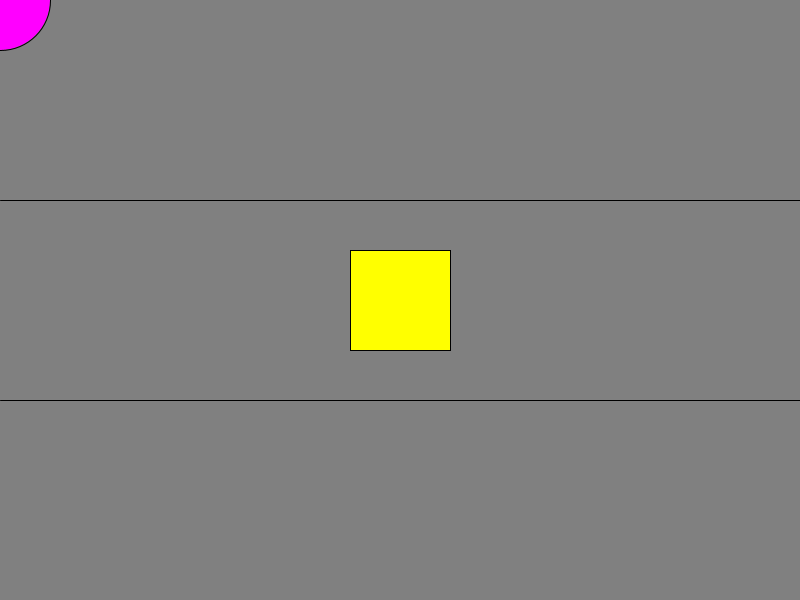
Frame 1 (no input)
Frame 60 (the mouse pressed at the canvas centre just before this capture): identical to frame 1, image omitted
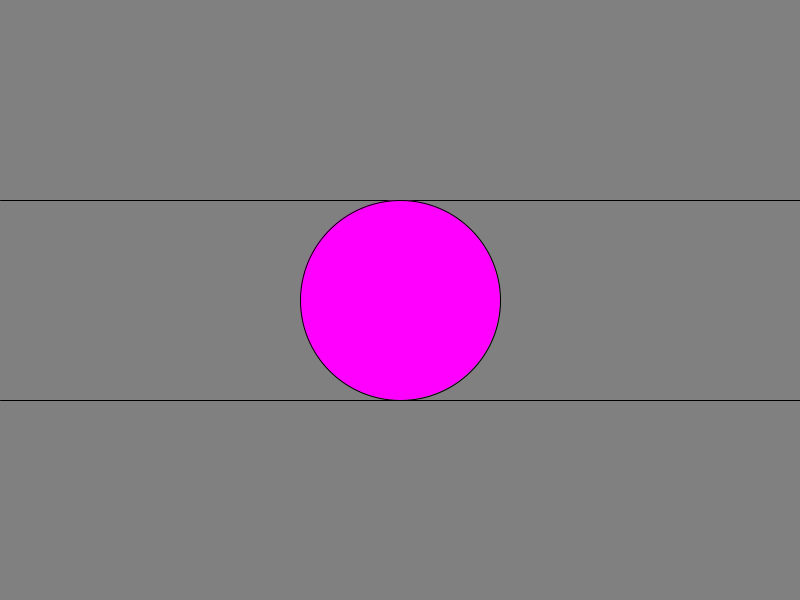
Frame 120 (the mouse held since frame 60 and released just before this capture)

The Processing sketch that drew these frames (run headless with seeded random() and noise(); from frame 60 on, the mouse is pressed at the canvas centre):

// Processing sketch: circle
// ── circle.pde
int rx;
int ry;

void setup() {
  size(800, 600);
  rx=width/2;
  ry=height/2;
}

void draw() {
  background(128);
  line(0,200,800,200);
  line(0,400,800,400);
  fill(255, 255, 0);
  rectMode(CENTER);
  rect(rx, ry, 100, 100);
  fill(255, 0, 255);
  if (mouseY<=200) {
    ellipse(mouseX, mouseY, 100, 100);
  } else if (mouseY>200 && mouseY<=400) {
    ellipse(mouseX, mouseY, 200, 200);
  } else {
    ellipse(mouseX, mouseY, 300, 300);
  }
}

void keyPressed(){
  if(keyCode==UP){
    ry-=10;
  }
  if(keyCode==DOWN){
    ry+=10;
  }
}

void mousePressed(){
  if(mouseButton==LEFT){
    rx-=10;
  }
  if(mouseButton==RIGHT){
    rx+=10;
  }
}
